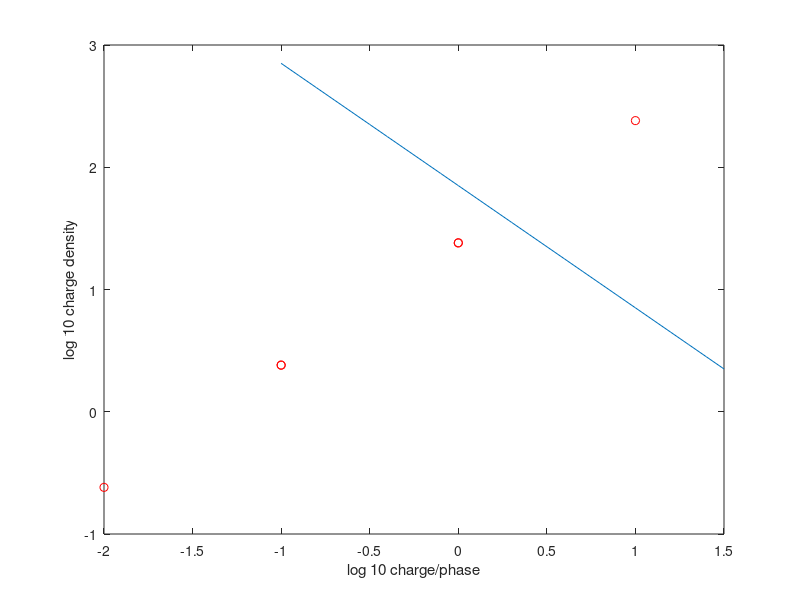

Source code (MATLAB):
area=pi*0.23^2/4;
current=1e-3;
time=1e-3;
charge=current*time;
charge_density=charge/area;
figure;plot(log10(1e6*charge), log10(1e6*charge_density),'ro')
hold on

time=1e-4;
charge=current*time;
charge_density=charge/area;
plot(log10(1e6*charge), log10(1e6*charge_density),'ro')

time=1e-5;
charge=current*time;
charge_density=charge/area;
plot(log10(1e6*charge), log10(1e6*charge_density),'ro')

current=1e-2;
time=1e-3;
charge=current*time;
charge_density=charge/area;
plot(log10(1e6*charge), log10(1e6*charge_density),'ro')

time=1e-4;
charge=current*time;
charge_density=charge/area;
plot(log10(1e6*charge), log10(1e6*charge_density),'ro')

time=1e-5;
charge=current*time;
charge_density=charge/area;
plot(log10(1e6*charge), log10(1e6*charge_density),'ro')

k  = 1.85;
d = [-1:0.1:1.5];
q = k - d;
plot(d,q);
xlabel('log 10 charge/phase')
ylabel('log 10 charge density')